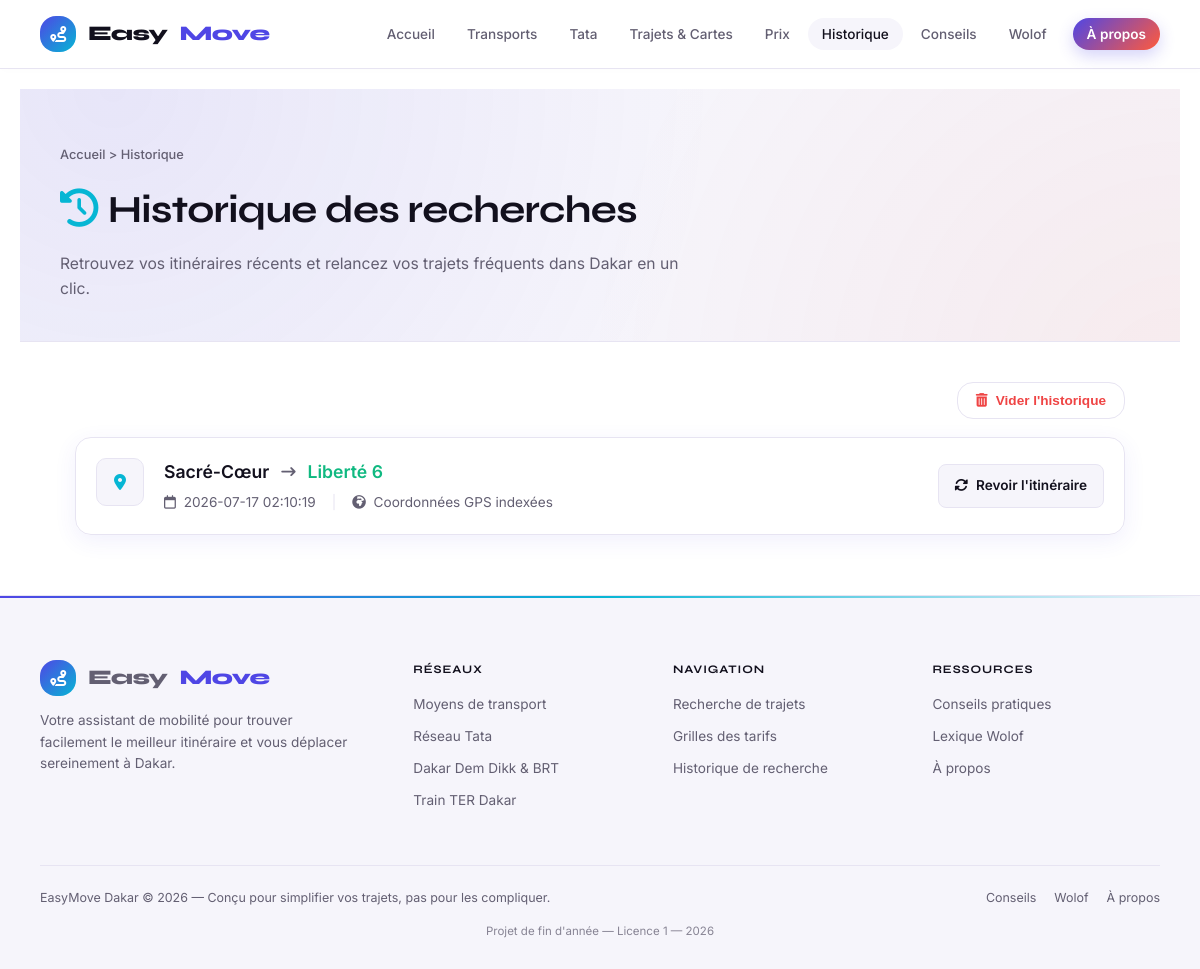
Page /historique on the committed database.
### tables this page shows
CREATE TABLE historique_recherches (
    id_historique       INTEGER PRIMARY KEY AUTOINCREMENT,
    adresse_depart      TEXT NOT NULL,
    adresse_arrivee     TEXT NOT NULL,
    lat_depart          REAL,
    lng_depart          REAL,
    lat_arrivee         REAL,
    lng_arrivee         REAL,
    date_recherche      DATETIME DEFAULT CURRENT_TIMESTAMP
, id_lieu_depart INTEGER, id_lieu_arrivee INTEGER);

### app.py (the view)
@app.route("/historique")
def historique():
    return render_template(
        "historique.html",
        historique=database.get_historique_recent(limite=50),
        active_page="historique"
    )

### database.py (called while the page is built)
def get_connection():
    conn = sqlite3.connect(DB_PATH)
    conn.row_factory = sqlite3.Row
    conn.execute("PRAGMA foreign_keys = ON")
    return conn

def get_historique_recent(limite=10):
    conn = get_connection()
    try:
        historique = conn.execute("""
            SELECT * FROM historique_recherches
            ORDER BY date_recherche DESC
            LIMIT ?
        """, (limite,)).fetchall()
    except sqlite3.OperationalError:
        historique = []
    conn.close()
    return historique

### templates/historique.html (shortened to what this page needs)
{% extends "base.html" %}
{% block content %}
<div class="page-header">
    <div class="container">
        <div class="breadcrumb"><a href="{{ url_for('accueil') }}">Accueil</a> > Historique</div>
        <h1><i class="fa-solid fa-clock-rotate-left" style="color: var(--accent-cyan); margin-right: 10px;"></i>Historique des recherches</h1>
        <p>Retrouvez vos itinéraires récents et relancez vos trajets fréquents dans Dakar en un clic.</p>
    </div>
</div>
<div class="container" style="padding: 40px 0; max-width: 1050px;">
    {% if historique|length > 0 %}
    <div class="historique-header-actions">
        <button type="button" id="btnViderHistorique" class="btn-vider-historique" aria-label="Vider tout l'historique de recherches">
            <i class="fa-solid fa-trash-can"></i> Vider l'historique
        </button>
    </div>
    {% endif %}
    {% if historique|length == 0 %}
    <div class="bento-card" style="text-align: center; padding: 60px 20px;">
        <div style="width: 80px; height: 80px; background: var(--bg-secondary); border: 1px solid var(--border-color); border-radius: 50%; display: flex; align-items: center; justify-content: center; margin: 0 auto 20px auto;">
            <i class="fa-solid fa-route" style="font-size: 2rem; color: var(--text-muted);"></i>
        </div>
        <h2 style="font-size: 1.4rem; font-weight: 600; margin-bottom: 8px; color: var(--text-main);">Votre historique est vierge</h2>
        <p style="color: var(--text-muted); max-width: 450px; margin: 0 auto 24px auto; font-size: 0.95rem; line-height: 1.6;">
            Il semble que vous n'avez pas encore recherché d'itinéraires sur EasyMove Dakar. Vos calculs de trajets apparaîtront ici automatiquement.
        </p>
        <a href="{{ url_for('trajets') }}" class="btn-primary" style="text-decoration: none;">
            Planifier mon premier trajet <i class="fa-solid fa-arrow-right"></i>
        </a>
    </div>
    {% else %}
    <div style="display: flex; flex-direction: column; gap: 16px;">
        {% for item in historique %}
        <div class="bento-card historique-item stagger-item" style="padding: 20px; transition: transform 0.2s, border-color 0.2s;">
            <div class="historique-main">
                <div style="background: var(--bg-secondary); border: 1px solid var(--border-color); width: 48px; height: 48px; border-radius: 10px; display: flex; align-items: center; justify-content: center; flex-shrink: 0; color: var(--text-muted);">
                    <i class="fa-solid fa-location-dot" style="color: var(--accent-cyan);"></i>
                </div>
                <div style="display: flex; flex-direction: column; gap: 6px; min-width: 0;">
                    <div style="display: flex; align-items: center; gap: 12px; flex-wrap: wrap;">
                        <span style="font-weight: 600; font-size: 1.1rem; color: var(--text-main);">{{ item.adresse_depart }}</span>
                        <i class="fa-solid fa-arrow-right-long" style="color: var(--text-muted); font-size: 0.9rem;"></i>
                        <span style="font-weight: 600; font-size: 1.1rem; color: var(--accent-vert);">{{ item.adresse_arrivee }}</span>
                    </div>
                    <div style="display: flex; align-items: center; gap: 16px; font-size: 0.85rem; color: var(--text-muted);">
                        <span>
                            <i class="fa-regular fa-calendar" style="margin-right: 4px;"></i> {{ item.date_recherche }}
                        </span>
                        {% if item.lat_depart and item.lat_arrivee %}
                        <span style="color: var(--border-color);">|</span>
                        <span>
                            <i class="fa-solid fa-earth-africa" style="margin-right: 4px;"></i> Coordonnées GPS indexées
                        </span>
                        {% endif %}
                    </div>
                </div>
            </div>
            <div class="historique-actions" style="display: flex; align-items: center; gap: 12px;">
                <a href="{{ url_for('resultat_trajet', depart=item.id_lieu_depart, arrivee=item.id_lieu_arrivee) if item.id_lieu_depart and item.id_lieu_arrivee else url_for('trajets') }}"
                   title="Relancer cette recherche d'itinéraire"
                   style="background: var(--bg-secondary); border: 1px solid var(--border-color); color: var(--text-main); padding: 10px 16px; border-radius: 8px; font-weight: 600; font-size: 0.85rem; text-decoration: none; display: flex; align-items: center; justify-content: center; gap: 8px; transition: var(--transition);">
                    <i class="fa-solid fa-rotate"></i> Revoir l'itinéraire
                </a>
            </div>
        </div>
        {% endfor %}
    </div>
    {% endif %}
</div>
{% endblock %}

### static/css/style.css (style rules this page uses)
:root { --bg-primary: #ffffff; --bg-secondary: #f6f5fb; --fond-carte: rgba(255, 255, 255, 0.92); --text-main: #12101d; --text-muted: #635f72; --accent: #12101d; --primary-blue: #4f46e5; --border-color: #e7e4f2; --border-light: rgba(18, 16, 29, 0.06); --border-active: rgba(18, 16, 29, 0.18); --shadow: 0 6px 22px rgba(79, 70, 229, 0.08); --shadow-bold: 0 16px 36px rgba(79, 70, 229, 0.24); --radius: 16px; --transition: all 0.2s ease; --accent-bleu: #4f46e5; --accent-cyan: #06b6d4; --accent-vert: #10b981; --accent-jaune: #f59e0b; --accent-rouge: #ef4444; --accent-corail: #ff5a3c; --gradient-brand: linear-gradient(135deg, var(--accent-bleu) 0%, var(--accent-corail) 100%); --gradient-warm: linear-gradient(135deg, var(--accent-corail), var(--accent-jaune)); }
*, *::before, *::after { box-sizing: border-box; margin: 0; padding: 0; }
html, body { background-color: var(--bg-primary); color: var(--text-main); font-family: 'Inter', sans-serif; line-height: 1.6; -webkit-font-smoothing: antialiased; min-height: 100vh; transition: background-color 0.2s, color 0.2s; }
a { color: inherit; text-decoration: none; transition: var(--transition); }
h1, h2, h3, h4 { font-family: 'Syne', sans-serif; letter-spacing: -0.02em; color: var(--text-main); }
.container { max-width: 1200px; margin: 0 auto; padding: 0 40px; }
.page-header { padding: 56px 0 40px; background: radial-gradient(circle at 8% 0%, rgba(79, 70, 229, 0.09), transparent 55%), radial-gradient(circle at 100% 120%, rgba(255, 90, 60, 0.07), transparent 50%), var(--bg-secondary); border-bottom: 1px solid var(--border-color); }
.breadcrumb { font-size: 0.8rem; color: var(--text-muted); margin-bottom: 14px; font-weight: 500; }
.breadcrumb a { color: var(--text-muted); }
.page-header h1 { font-size: clamp(1.7rem, 3.2vw, 2.4rem); margin-bottom: 10px; }
.page-header p { color: var(--text-muted); font-size: 0.98rem; max-width: 620px; margin: 0; }
.hero, .page-header, .about-hero { animation: fadeInUp 0.7s ease both; }
.stagger-item { animation: fadeInUp 0.5s ease both; }
.stagger-item:nth-child(1) { animation-delay: 0.02s; }
.historique-item { display: grid; grid-template-columns: 1fr auto; align-items: center; gap: 20px; }
.historique-main { display: flex; align-items: flex-start; gap: 20px; min-width: 0; }
.historique-main > div:last-child { min-width: 0; }
.bento-card { background: var(--fond-carte); border: 1px solid var(--border-color); border-radius: var(--radius); box-shadow: var(--shadow); }
.historique-header-actions { display: flex; justify-content: flex-end; margin-bottom: 18px; }
.btn-vider-historique { display: inline-flex; align-items: center; gap: 8px; padding: 10px 18px; border-radius: var(--radius); border: 1px solid var(--border-color); background: var(--bg-primary); color: var(--accent-rouge); font-weight: 600; font-size: 0.85rem; cursor: pointer; transition: var(--transition); }

### rows in the picture
historique_recherches: adresse_depart "Sacré-Cœur", adresse_arrivee "Liberté 6", date_recherche "2026-07-17 02:10:19", lat_depart "Coordonnées GPS indexées"
